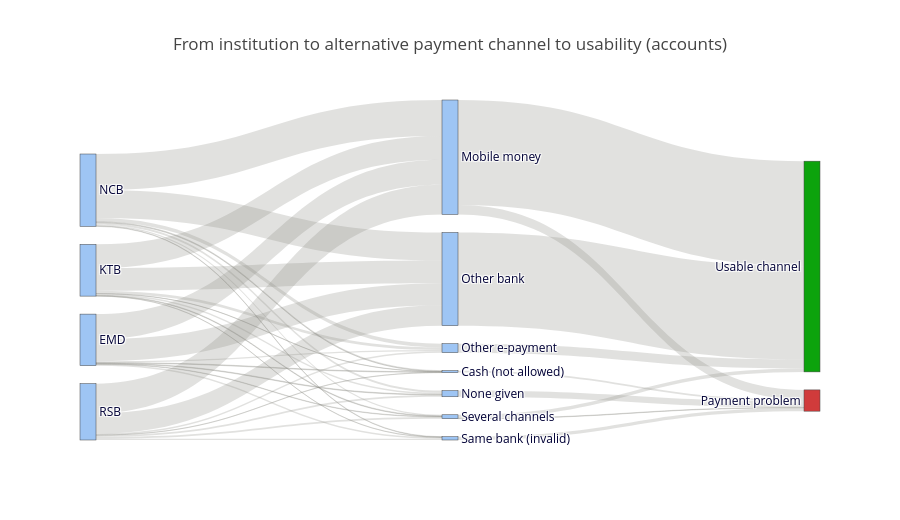

The cell this chart's notebook holds for it:
### Markdown cell above
### Sankey diagram — following records through a process
The width of each band is the number of accounts. Read it left to right: **institution → alternative payment
channel → is the channel usable?** (Interactive: hover over the bands.)

### Code cell
def channel_type(row):
    if row["alt_channels"] == 0:
        return "None given"
    if row["alt_channels"] > 1:
        return "Several channels"
    if row["alt_is_cash"]:
        return "Cash (not allowed)"
    if row["alt_bank_given"]:
        return "Same bank (invalid)" if row["alt_bank_code"] == row["institution_code"] else "Other bank"
    if row["alt_mm_given"]:
        return "Mobile money"
    return "Other e-payment"


def sankey_from_columns(df, columns, title, colour_map=None):
    """Build a Sankey from 2+ categorical columns: each pair of neighbouring columns makes one set of links."""
    labels, index = [], {}
    for col in columns:
        for value in df[col].dropna().unique():
            key = (col, value)
            index[key] = len(labels)
            labels.append(str(value))
    sources, targets, values = [], [], []
    for left, right in zip(columns[:-1], columns[1:]):
        flows = df.groupby([left, right]).size().reset_index(name="n")
        for _, f in flows.iterrows():
            sources.append(index[(left, f[left])])
            targets.append(index[(right, f[right])])
            values.append(int(f["n"]))
    node_colours = [(colour_map or {}).get(lbl, "#9ec5f4") for lbl in labels]
    fig = go.Figure(go.Sankey(node=dict(label=labels, pad=18, thickness=16, color=node_colours),
                              link=dict(source=sources, target=targets, value=values, color="rgba(137,135,129,0.25)")))
    fig.update_layout(title=title, height=520, font_size=12)
    return fig


acct["Alternative channel"] = acct.apply(channel_type, axis=1)
acct["Channel status"] = np.where(acct["payment_ok"], "Usable channel", "Payment problem")
fig = sankey_from_columns(acct, ["institution_code", "Alternative channel", "Channel status"],
                          "From institution to alternative payment channel to usability (accounts)",
                          colour_map={"Usable channel": COLOURS["good"], "Payment problem": COLOURS["critical"]})
fig.show()

### Figure 1 — Plotly figure (JSON) as saved in the notebook; plotly's stock layout.template omitted (floating-point values rounded to 4 significant figures)
{"data": [{"link": {"color": "rgba(137,135,129,0.25)", "source": [0, 0, 0, 0, 0, 0, 0, 1, 1, 1, 1, 1, 1, 1, 2, 2, 2, 2, 2, 2, 2, 3, 3, 3, 3, 3, 3, 3, 10, 4, 4, 7, 6, 8, 5, 9, 9], "target": [10, 4, 7, 6, 8, 5, 9, 10, 4, 7, 6, 8, 5, 9, 10, 4, 7, 6, 8, 5, 9, 10, 4, 7, 6, 8, 5, 9, 12, 12, 11, 12, 11, 11, 12, 12, 11], "value": [3, 115, 3, 100, 6, 6, 2, 1, 108, 7, 104, 12, 1, 3, 4, 164, 10, 128, 17, 2, 5, 1, 135, 8, 93, 6, 6, 8, 9, 43, 479, 28, 425, 41, 15, 2, 16]}, "node": {"color": ["#9ec5f4", "#9ec5f4", "#9ec5f4", "#9ec5f4", "#9ec5f4", "#9ec5f4", "#9ec5f4", "#9ec5f4", "#9ec5f4", "#9ec5f4", "#9ec5f4", "#0ca30c", "#d03b3b"], "label": ["EMD", "KTB", "NCB", "RSB", "Mobile money", "Same bank (invalid)", "Other bank", "None given", "Other e-payment", "Several channels", "Cash (not allowed)", "Usable channel", "Payment problem"], "pad": 18, "thickness": 16}, "type": "sankey"}], "layout": {"font": {"size": 12}, "height": 520, "title": {"text": "From institution to alternative payment channel to usability (accounts)"}}}
